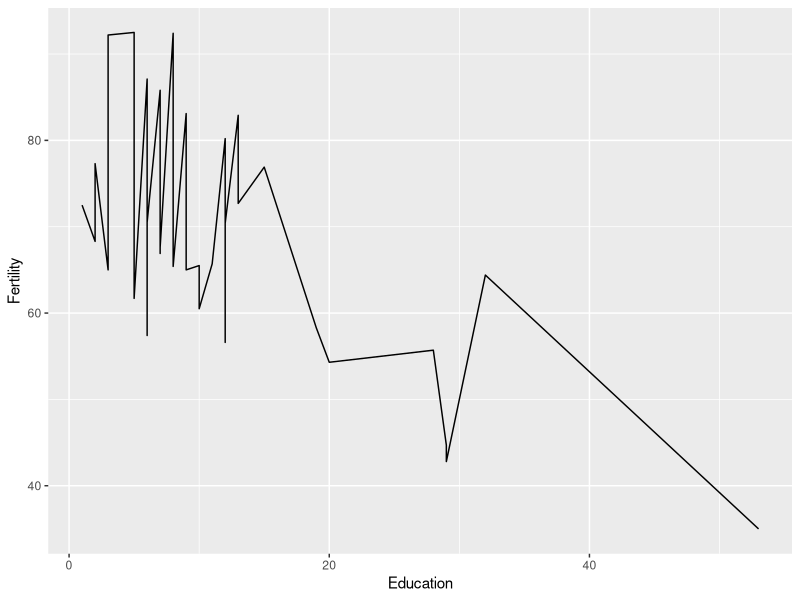

Recreate this plot in R.
data(swiss) #cargar base
str(swiss) #informacion de cada columna
#install.packages("ggplot2") #instalar extension (1era vez)
library(ggplot2) #cargar extension
ggplot() + geom_line(aes(y = Fertility, x = Education), 
                     data = swiss, stat="identity") #graficar

#guardar: ctrl+s

#ejecutar: ctrl+enter
